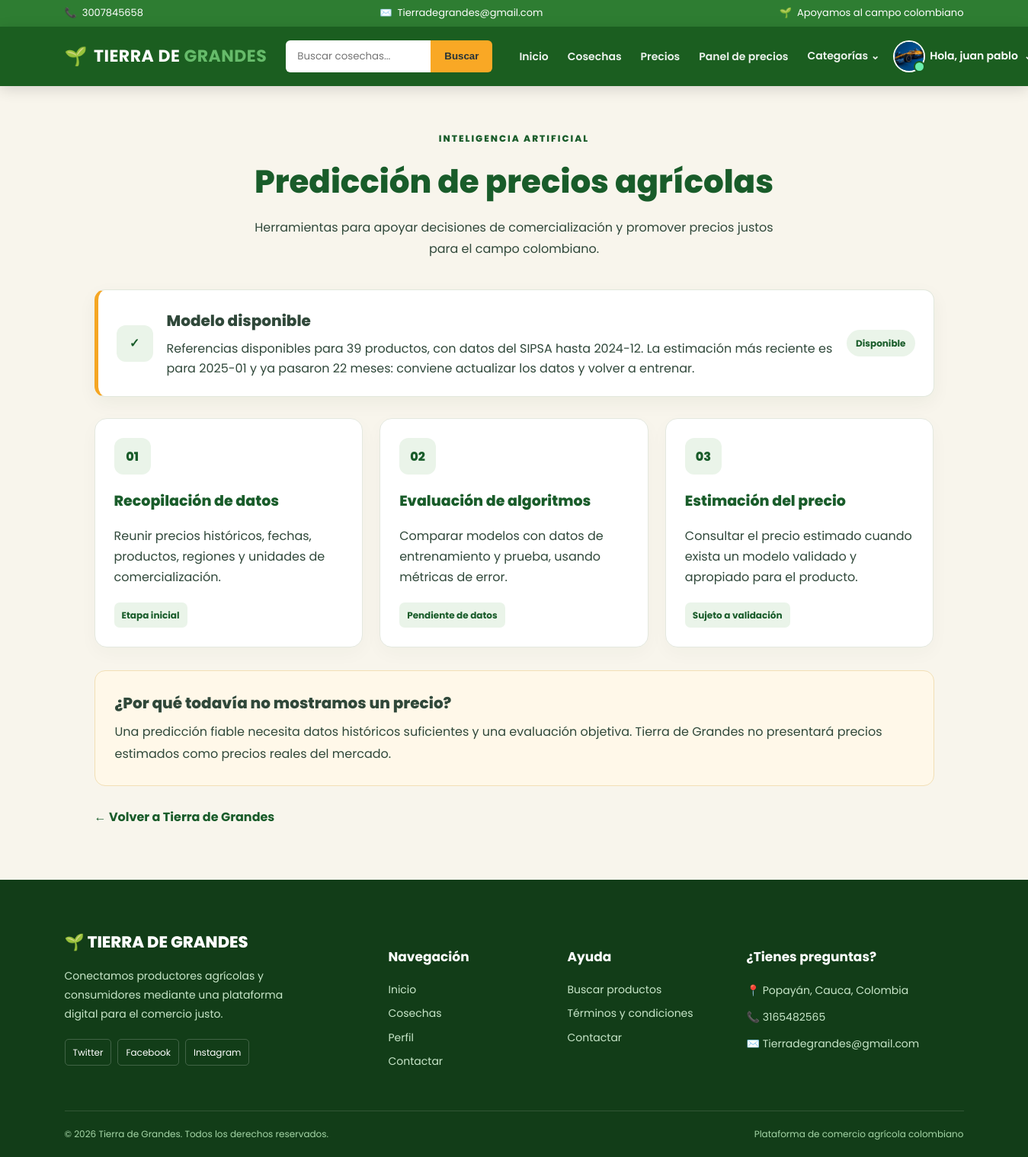
The app's page /precios/ (signed in) with its own data.
### cuentas/models.py (models this page shows, shortened)
class Cuentas (AbstractBaseUser):
    nombres = models.CharField(max_length=50)
    apellidos = models.CharField(max_length=50)
    nombreusuario = models.CharField(max_length=50, unique=True)
    email = models.CharField(max_length=100, unique=True)
    numero_telefono = models.CharField(max_length=50)
    date_joined = models.DateTimeField(auto_now_add=True)
    last_login = models.DateTimeField(auto_now_add=True)
    is_admin = models.BooleanField(default=False)
    is_staff = models.BooleanField(default=False)
    is_active = models.BooleanField(default=False)
    is_superadmin = models.BooleanField(default=False)
    USERNAME_FIELD = 'email'
    REQUIRED_FIELDS = ['nombreusuario', 'nombres', 'apellidos']
    objects = CuentaAdd()
    def full_nombre(self):
        return f'{self.nombres} {self.apellidos}'

class UserPerfil(models.Model):
    user = models.OneToOneField(Cuentas, on_delete=models.CASCADE)
    direccion_linea_1 = models.CharField(blank=True, max_length=100)
    direccion_linea_2 = models.CharField(blank=True, max_length=100)
    image_perfil = models.ImageField(upload_to='userperfil')
    ciudad = models.CharField(blank=True, max_length=20)
    departamento = models.CharField(blank=True, max_length=20)
    descripcion = models.TextField()
    instagram = models.URLField("Instagram", max_length=200, blank=True)
    tiktok = models.URLField("TikTok", max_length=200, blank=True)
    facebook = models.URLField("Facebook", max_length=200, blank=True)

### inteligencia_artificial/views.py (the view)
# urls.py: path("precios/",views.panel_precios,name="panel_precios",),
def panel_precios(request):
    estado = obtener_estado_modelo()
    contexto = {
        "modelo_disponible": estado["disponible"],
        "estado_modelo": estado["mensaje"],
        "modulo": "Predicción de precios agrícolas",
        "recomendaciones": cargar_recomendaciones(),   # nuevo
    }
    return render(request, "inteligencia_artificial/precios.html", contexto)

### tiera_de_grandes/templates/inteligencia_artificial/precios.html (shortened to what this page needs)
{% extends 'index.html' %}
{% load static %}
{% block content %}
<link rel="stylesheet"
      href="{% static 'css/ia-precios.css' %}">
<main class="ia-container">
    <header class="ia-header">
        <span class="ia-eyebrow">INTELIGENCIA ARTIFICIAL</span>
        <h1>Predicción de precios agrícolas</h1>
        <p>
            Herramientas para apoyar decisiones de comercialización
            y promover precios justos para el campo colombiano.
        </p>
    </header>
    <section class="ia-status">
        <div class="ia-status-icon">
            {% if modelo_disponible %}
                <span>✓</span>
            {% else %}
                <span>!</span>
            {% endif %}
        </div>
        <div>
            <h2>
                {% if modelo_disponible %}
                    Modelo disponible
                {% else %}
                    Fase de preparación de datos
                {% endif %}
            </h2>
            <p>{{ estado_modelo }}</p>
        </div>
        <span class="ia-badge
            {% if modelo_disponible %}
                ia-badge-ready
            {% else %}
                ia-badge-pending
            {% endif %}">
            {% if modelo_disponible %}
                Disponible
            {% else %}
                En preparación
            {% endif %}
        </span>
    </section>
    <section class="ia-grid">
        <article class="ia-card">
            <div class="ia-card-icon">01</div>
            <h3>Recopilación de datos</h3>
            <p>
                Reunir precios históricos, fechas, productos,
                regiones y unidades de comercialización.
            </p>
            <span class="ia-tag">Etapa inicial</span>
        </article>
        <article class="ia-card">
            <div class="ia-card-icon">02</div>
            <h3>Evaluación de algoritmos</h3>
            <p>
                Comparar modelos con datos de entrenamiento
                y prueba, usando métricas de error.
            </p>
            <span class="ia-tag">Pendiente de datos</span>
        </article>
        <article class="ia-card">
            <div class="ia-card-icon">03</div>
            <h3>Estimación del precio</h3>
            <p>
                Consultar el precio estimado cuando exista
                un modelo validado y apropiado para el producto.
            </p>
            <span class="ia-tag">Sujeto a validación</span>
        </article>
    </section>
    <section class="ia-notice">
        <h2>¿Por qué todavía no mostramos un precio?</h2>
        <p>
            Una predicción fiable necesita datos históricos suficientes
            y una evaluación objetiva. Tierra de Grandes no presentará
            precios estimados como precios reales del mercado.
        </p>
    </section>
    <a class="ia-back" href="{% url 'inicio' %}">
        ← Volver a Tierra de Grandes
    </a>
</main>
{% endblock content %}

### tiera_de_grandes/templates/index.html (shortened to what this page needs)
<!DOCTYPE html>
{% load humanize %}
{% load static %}
<html lang="es">
<head>
    <link rel="stylesheet" href="{% static 'css/index.css' %}">
    <link rel="stylesheet" href="{% static 'css/base_extra.css' %}">
    <link rel="stylesheet" href="{% static 'css/login_tdg.css' %}">
</head>
<body>
    <div class="top-bar">
        <div class="container">
            <div class="top-bar-content">
                <div class="top-item">
                    <span aria-hidden="true">📞</span>
                    <span>3007845658</span>
                </div>
                <div class="top-item">
                    <span aria-hidden="true">✉️</span>
                    <span>Tierradegrandes@gmail.com</span>
                </div>
                <div class="top-item top-message">
                    <span aria-hidden="true">🌱</span>
                    <span>Apoyamos al campo colombiano</span>
                </div>
            </div>
        </div>
    </div>
    <nav class="main-navbar" aria-label="Navegación principal">
        <div class="container">
            <div class="navbar-content">
                <a href="{% url 'inicio' %}" class="brand">
                    <span class="brand-icon" aria-hidden="true">🌱</span>
                    <span>TIERRA DE <strong>GRANDES</strong></span>
                </a>
                <form class="search-form" action="{% url 'buscador' %}" method="get" role="search">
                    <input type="search" name="keyword" placeholder="Buscar cosechas..." aria-label="Buscar productos">
                    <button type="submit">Buscar</button>
                </form>
                <div class="nav-menu">
                    <a href="{% url 'inicio' %}" class="nav-link">Inicio</a>
                    <a href="{% url 'verproducto' %}" class="nav-link">Cosechas</a>
                    <a href="{% url 'inteligencia_artificial:precios_referencia' %}" class="nav-link">Precios</a>
                    <a href="{% url 'inteligencia_artificial:panel_precios' %}" class="nav-link">Panel de precios</a>
                    <div class="nav-dropdown" data-dropdown>
                        <button class="nav-link dropdown-button"
                                type="button"
                                data-dropdown-toggle
                                aria-haspopup="true"
                                aria-expanded="false"
                                aria-controls="categoriasMenu">
                            Categorías <span aria-hidden="true">⌄</span>
                        </button>
                    </div>
                    {% if request.user.is_authenticated %}
                        {% with u=request.user %}
                        <div class="nav-dropdown" data-dropdown>
                            <button class="user-button"
                                    type="button"
                                    data-dropdown-toggle
                                    aria-haspopup="true"
                                    aria-expanded="false"
                                    aria-controls="userMenu">
                                <span class="user-avatar" aria-hidden="true">
                                    <span class="user-initial">{{ u.nombres|default:u.nombreusuario|default:"U"|slice:":1"|upper }}</span>
                                    {% if u.userperfil.image_perfil %}
                                        <img src="{{ u.userperfil.image_perfil.url }}"
                                             alt=""
                                             class="user-photo"
                                             onerror="this.remove()">
                                    {% endif %}
                                </span>
                                <span class="user-name">Hola, {{ u.nombres|default:u.nombreusuario|truncatechars:14 }}</span>
                                <span class="dropdown-caret" aria-hidden="true">⌄</span>
                            </button>
                        </div>
                        {% endwith %}
                    {% else %}
                        <a href="{% url 'login' %}" class="nav-link">Iniciar Sesión</a>
                        <a href="{% url 'registrar' %}" class="register-button">Regístrate</a>
                    {% endif %}
                </div>
            </div>
        </div>
    </nav>
    {% block content %}{% endblock content %}
    <footer class="footer">
        <div class="container">
            <div class="footer-grid">
                <div class="footer-column">
                    <a href="{% url 'inicio' %}" class="footer-brand">🌱 TIERRA DE GRANDES</a>
                    <p>
                        Conectamos productores agrícolas y
                        consumidores mediante una plataforma
                        digital para el comercio justo.
                    </p>
                    <div class="social-links">
                        <a href="https://twitter.com/?lang=es" target="_blank" rel="noopener noreferrer">Twitter</a>
                        <a href="https://www.facebook.com/profile.php?id=100084250750943" target="_blank" rel="noopener noreferrer">Facebook</a>
                        <a href="https://www.instagram.com/" target="_blank" rel="noopener noreferrer">Instagram</a>
                    </div>
                </div>
                <div class="footer-column">
                    <h4>Navegación</h4>
                    <a href="{% url 'inicio' %}">Inicio</a>
                    <a href="{% url 'verproducto' %}">Cosechas</a>
                    {% if request.user.is_authenticated %}
                        <a href="{% url 'perfil' %}">Perfil</a>
                    {% endif %}
                    <a href="{% url 'contactar' %}">Contactar</a>
                </div>
                <div class="footer-column">
                    <h4>Ayuda</h4>
                    <a href="{% url 'verproducto' %}">Buscar productos</a>
                    <a href="#">Términos y condiciones</a>
                    <a href="{% url 'contactar' %}">Contactar</a>
                </div>
                <div class="footer-column">
                    <h4>¿Tienes preguntas?</h4>
                    <p>📍 Popayán, Cauca, Colombia</p>
                    <p>📞 3165482565</p>
                    <p>✉️ Tierradegrandes@gmail.com</p>
                </div>
            </div>
            <div class="footer-bottom">
                <p>© {% now "Y" %} Tierra de Grandes. Todos los derechos reservados.</p>
                <p>Plataforma de comercio agrícola colombiano</p>
            </div>
        </div>
    </footer>
</body>
</html>

### records on screen
Cuentas: userperfil.image_perfil (picture), nombres "juan pablo"

### other values on screen
{{ estado_modelo }} "Referencias disponibles para 39 productos, con datos del SIPSA hasta 2024-12. La estimación más reciente es para 2025-01 y ya pasaron 22 meses: conviene actualizar los datos y volver a entrenar."
